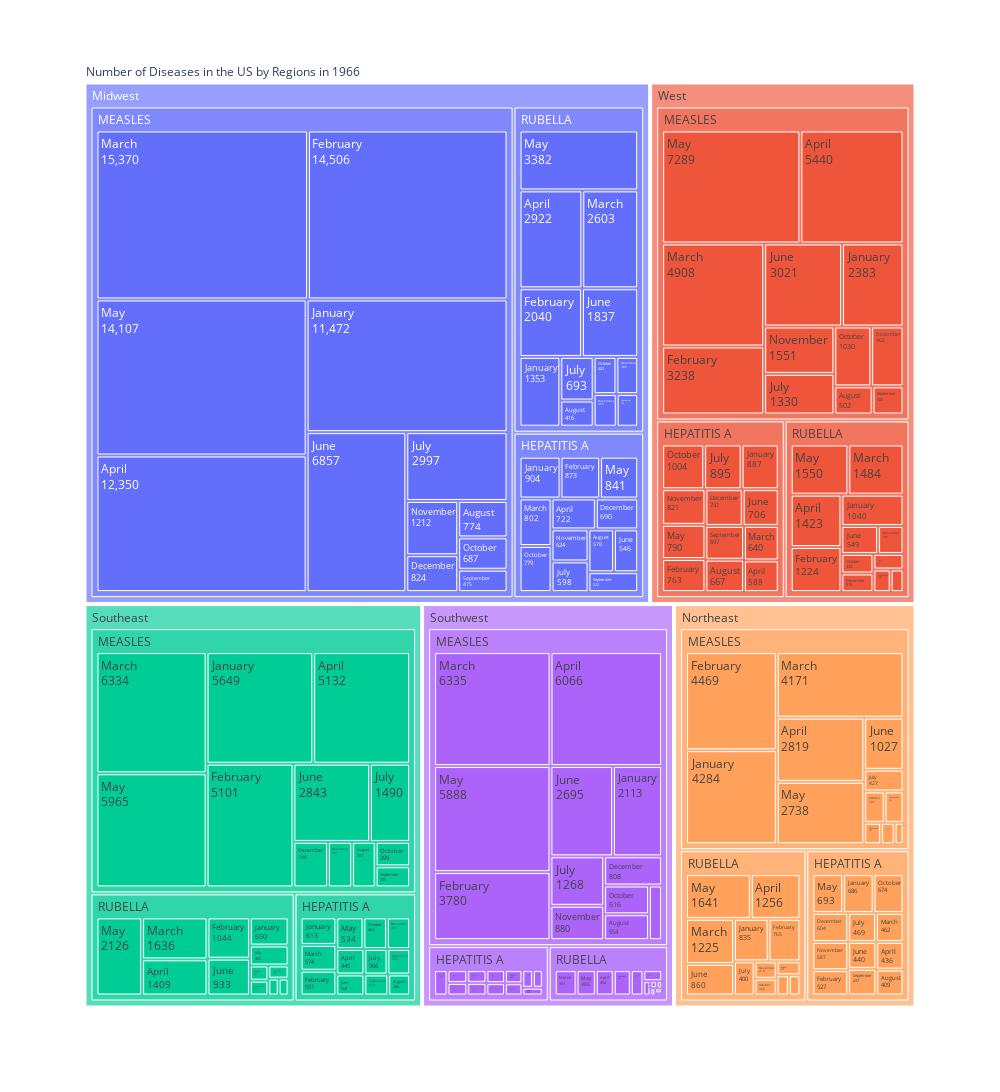

Write notebook code for a chart like this one.
### Code cell
fig = px.treemap(data, path = [px.Constant("Number of Diseases in the US by Regions in 1966"),'Region', 'Disease', 'Month'], values = 'Total',
                 width=1000,height=1200, template = 'plotly_white',
                 )
fig.data[0].textinfo = 'label+text+value'
fig.data[0].hovertemplate = 'Label: %{label}<br>Cases: %{value}<br>Parent: %{parent}<br>Id: %{id}<extra></extra>'
fig.show()

### Figure 1 — Plotly figure (JSON) as saved in the notebook; plotly's stock layout.template omitted (floating-point values rounded to 4 significant figures; data arrays with more than 128 entries replaced by an {"elided": "..."} marker saying what was removed)
{"data": [{"branchvalues": "total", "domain": {"x": [0, 1], "y": [0, 1]}, "hovertemplate": "Label: %{label}<br>Cases: %{value}<br>Parent: %{parent}<br>Id: %{id}<extra></extra>", "ids": {"elided": "201 str values"}, "labels": {"elided": "201 str values"}, "name": "", "parents": {"elided": "201 str values"}, "textinfo": "label+text+value", "type": "treemap", "values": {"elided": "201 int values"}}], "layout": {"height": 1200, "legend": {"tracegroupgap": 0}, "margin": {"t": 60}, "width": 1000}}
